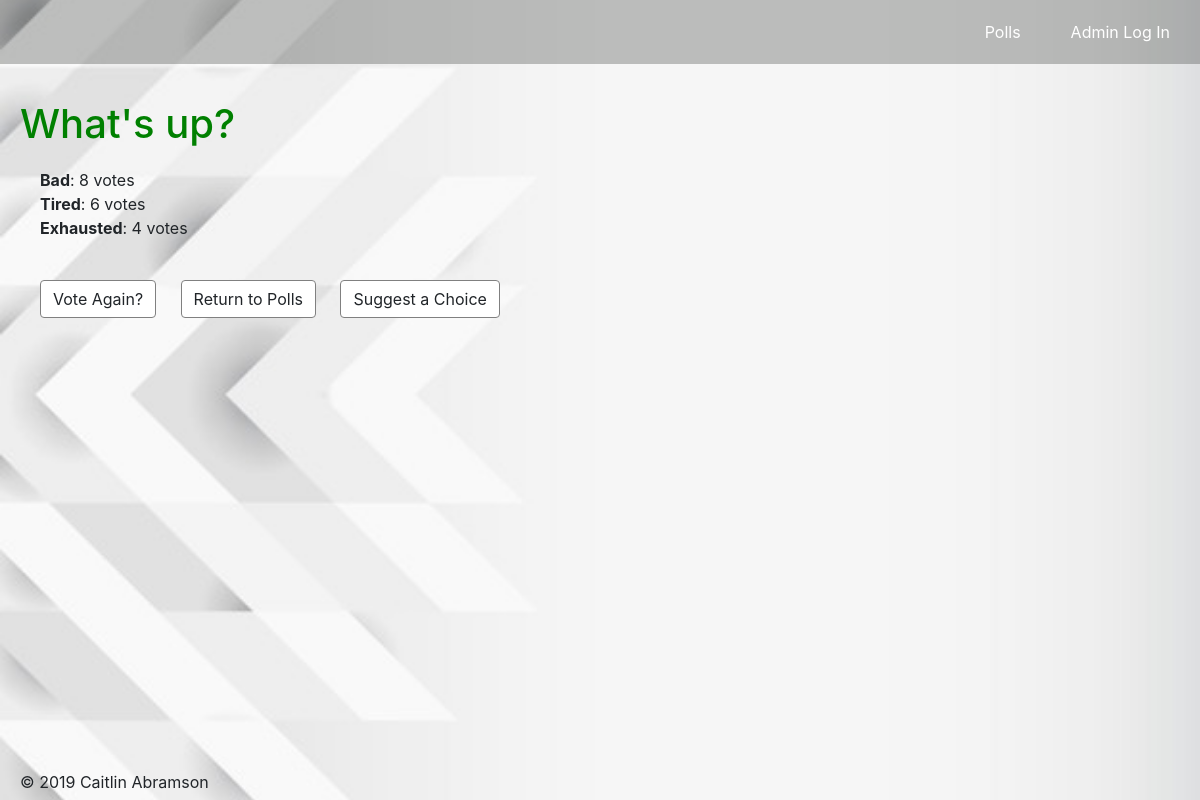
The app's page /polls/1/results/, older data.
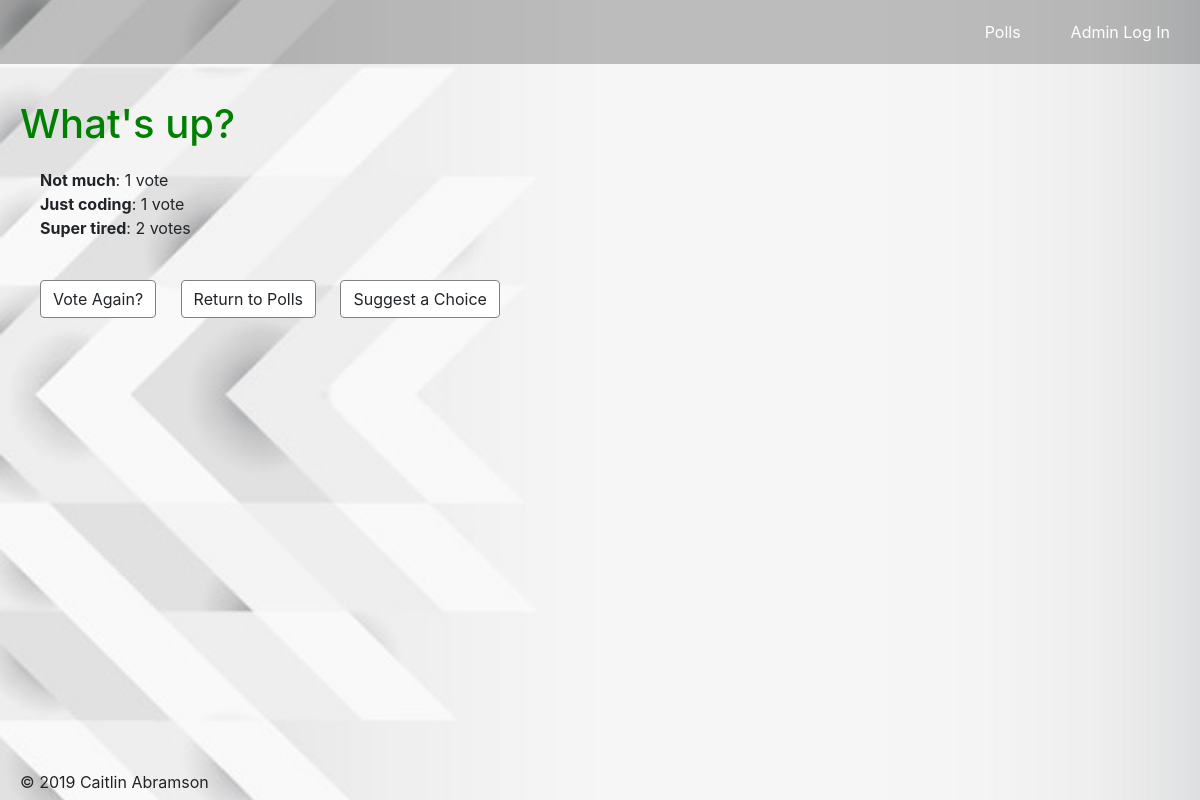
The same page, newer data.
### polls/models.py (models this page shows, shortened)
class Question(models.Model):
    question_text = models.CharField(max_length=200)
    pub_date = models.DateTimeField('date published')

class Choice(models.Model):
    question = models.ForeignKey(Question,
        on_delete=models.CASCADE)
    choice_text = models.CharField(max_length=200)
    votes = models.IntegerField(default=0)

### polls/views.py (the view)
# urls.py: path('<int:pk>/results/', views.ResultsView.as_view(), name='results'),
class ResultsView(generic.DetailView):
    model = Question
    template_name = 'polls/results.html'

### polls/templates/polls/results.html (shortened to what this page needs)
<!DOCTYPE html>
<head>
    {% load staticfiles %}
    <link rel='stylesheet' type='text/css' href="/static/polls/css/bootstrap.min.css" />
    <link rel="stylesheet" type="text/css" href="{% static 'polls/style.css' %}">
</head>
<body>
    <div class="nav">
        <ul>
            <li class="nav_link"> <a href="http://127.0.0.1:8000/admin/"> Admin Log In</a> </li>
            <li class="nav_link"><a href="{% url 'polls:index' %}"> Polls </a></li>
        </ul>
    </div>
    <div class="header">
        <h1 class="question_label">{{ question.question_text }}</h1>
    </div>
    <div class="results_list">
        <ul>
            {% for choice in question.choice_set.all %}
                <li><strong>{{ choice.choice_text }}</strong>: {{ choice.votes }} vote{{ choice.votes|pluralize }}</li>
            {% endfor %}
        </ul>
    </div>
    <div class="buttons">
        <a class="btn btn-default" href="{% url 'polls:detail' question.id %}" role="button">Vote Again?</a>
        <a class="btn btn-default" href="{% url 'polls:index' %}" role="button">Return to Polls</a>
        <a class="btn btn-default" href="{% url 'polls:suggestions' question.id %}" role="button">Suggest a Choice</a>
    </div>
    <div class="footer">
        <p>&copy; 2019 Caitlin Abramson</p>
</body>

### polls/static/polls/style.css (style rules this page uses)
body { background: url("images/background.jpg") no-repeat; background-size: cover; background-position: left; background-attachment: fixed; }
.header, .buttons, .poll_list { margin-left: 20px; margin-top: 20px; }
.buttons .btn { margin-left: 20px; }
.btn { margin-top: 20px; background-color: white; border-color: grey; border-width: 0.5pt; }
.question_label { color: green; }
ul { list-style-type: none; text-decoration: none; }
li a { color: green; }
.nav ul { width: 100%; background-color:rgba(51, 53, 51, 0.3); }
.nav a { display: block; padding: 20px; padding-right: 30px; color: white; }
.nav li { float: right; }
.footer { left: 0; bottom: 0; width: 100%; padding-left: 20px; position: fixed; height: 20px; margin-bottom: 10px; }
.background_container, .footer { display: block; }
.results_list { margin-top: 20px; }

Row changes from the older to the newer data that the page shows:
removed Choice: choice_text "Bad", votes "8"
removed Choice: choice_text "Tired", votes "6"
removed Choice: choice_text "Exhausted", votes "4"
added Choice: choice_text "Not much", votes "1"
added Choice: choice_text "Just coding", votes "1"
added Choice: choice_text "Super tired", votes "2"
